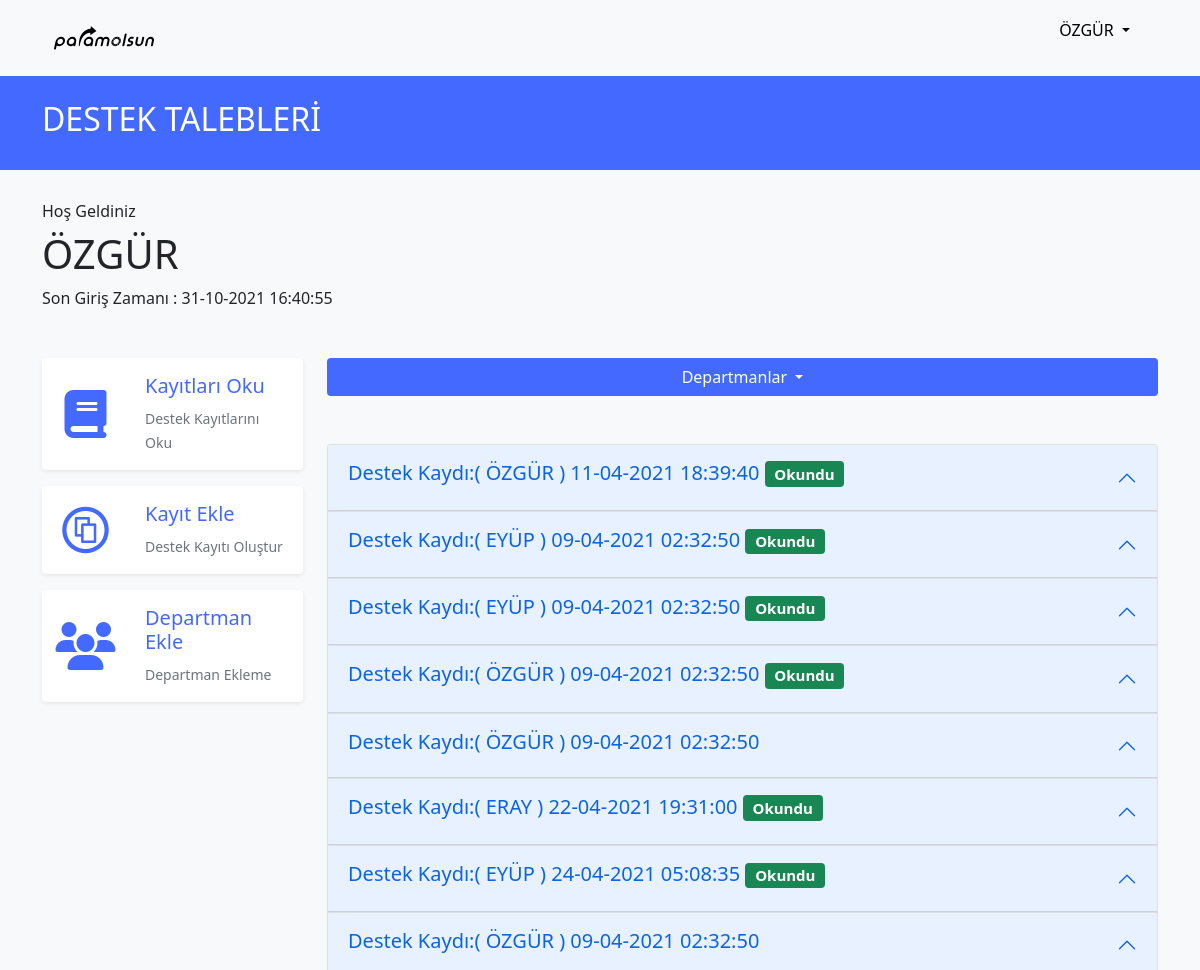
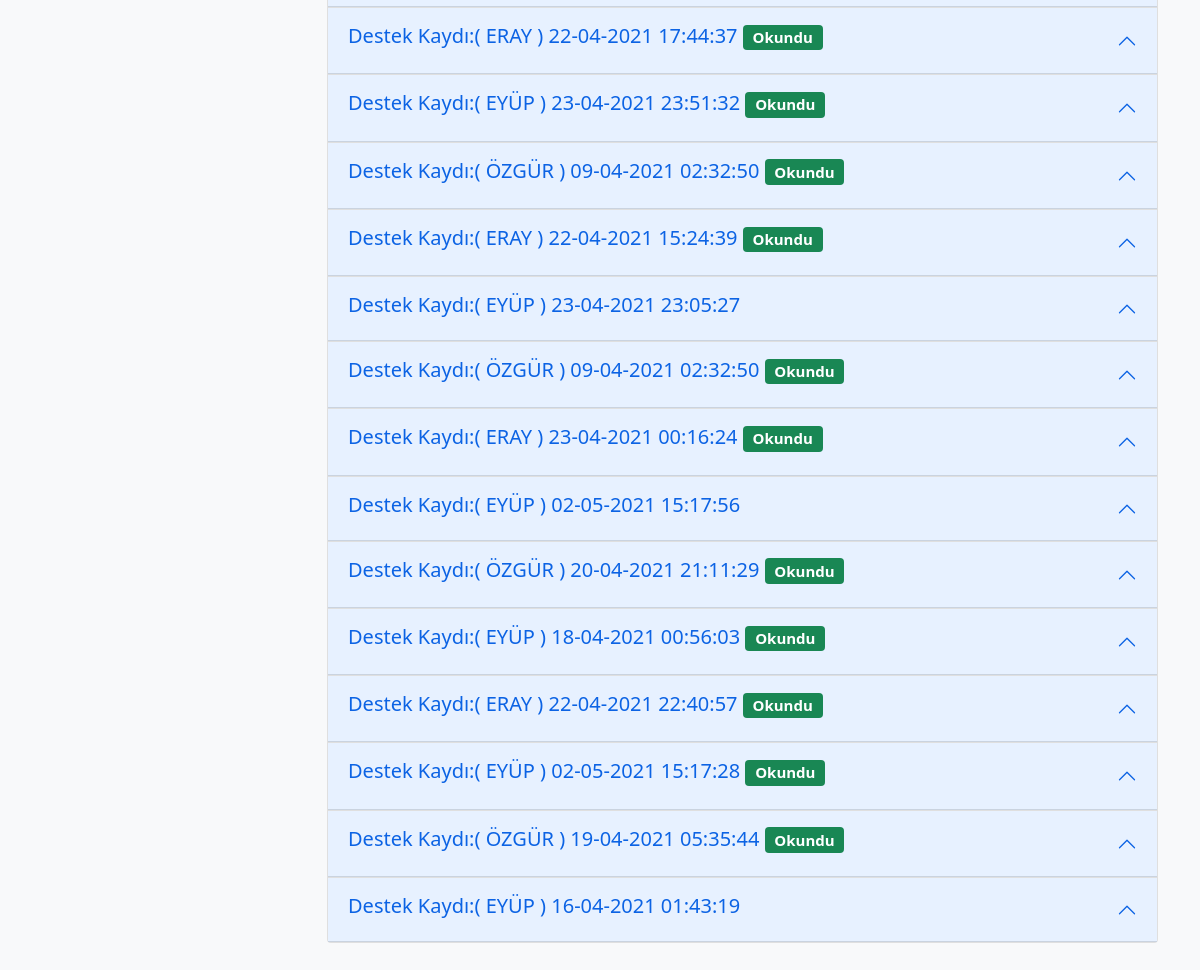
The page /index.php?sayfa=index&id=1 (signed in) on the database its author committed (2 pictures, top to bottom).
### tables this page shows
CREATE TABLE `giris` (
  `id` int(11) NOT NULL,
  `kullanici_adi` varchar(255) NOT NULL,
  `sifre` varchar(255) NOT NULL,
  `isim` varchar(255) NOT NULL,
  `keysifre` varchar(255) NOT NULL,
  `songiris` varchar(255) NOT NULL
);

### homepage.php (the view, shortened to what this page needs)
<?php
   if(isset($_GET["id"]))
   {
       $anasayfaveri = $sorgugoster = $db->prepare("select kayıtlar.oncelik, kayıtlar.okundu ,kayıtlar.tarih, kayıtlar.id , kayıtlar.icerik , giris.isim, kayıtlar.sakla from kayıtlar inner join giris on kayıtlar.kullanici=giris.id  where departman = ? && kayıtlar.sakla = 1 order by oncelik desc");
       $anasayfaveri->execute([
      htmlspecialchars( $_GET["id"])
        ]
     );
     $goster3=$anasayfaveri->fetchAll(PDO::FETCH_ASSOC);
   }
   ?>
<!DOCTYPE html>
<html lang="en">
   <head>
      <link href="https://cdn.jsdelivr.net/npm/bootstrap@5.0.0-beta2/dist/css/bootstrap.min.css" rel="stylesheet">
      <link rel="stylesheet" href="style.css">
   </head>
   <body>
                            <?php require_once  "navbar.php" ;?>
      <div class="container">
         <div class="row">
            <div class="col-md-3  col-sm-12 "> <?php require_once "menu.php" ;?></div>
            <div class="col-md-9 col-sm-12">
               <div class="dropdown w-100 mb-5" >
                  <button class="btn btn-departman dropdown-toggle w-100" type="button" id="dropdownMenu2" data-bs-toggle="dropdown" aria-expanded="false">
                  Departmanlar
                  </button>
               </div>
               <div class="accordion" id="accordionExample">
                  <?php
                     if(isset($_GET["id"])){
                     foreach($goster3 as $key){
                     ?>
                  <div class="accordion-item">
                     <h2 class="accordion-header" id="heading-<?php echo $key['id'] ?>">
                        <button class="accordion-button" type="button" data-bs-toggle="collapse" data-bs-target="#collapse-<?php echo $key['id'] ?>" aria-expanded="true" aria-controls="collapse-<?php echo $key['id'] ?>">
                           <h5> Destek Kaydı:( <?php echo  $key['isim']; ?> )
                           <?php
                            $datetime = new DateTime($key["tarih"]);
                            echo $datetime->format('d-m-Y H:i:s');
                            ?>
                              <?php
                                 if($key["okundu"]){
                                 ?>
                              <span class="badge bg-success ml-5">Okundu</span>
                              <?php }  ?>
                           </h5>
                        </button>
                     </h2>
               </div>
               <?php } } ?>
            </div>
         </div>
      </div>
      </div>
      <p>  &nbsp;</p>
   </body>
</html>

### index.php (shortened to what this page needs)
<?php
require_once "baglan.php";
switch($_GET["sayfa"])
{
    case "index":
        require_once "homepage.php";
        break;
}
?>

### navbar.php (shortened to what this page needs)
<?php
$sorgusongiris=$db->prepare("select giris.songiris from giris where id=?");
$sorgusongiris->execute([
  $_SESSION["giris"]
]);
$gostersongiris=$sorgusongiris->fetch();
  $datetime = new DateTime($gostersongiris["songiris"]);
?>
<nav class="navbar navbar-expand-lg navbar-light bg-light container">
      <div class="container-fluid">
        <a class="navbar-brand" href="index.php?sayfa=index"><img src="/logo_paramolsun.svg" class="logo" width="100"  height="50" alt=""></a>
        <div class="collapse navbar-collapse" id="navbarSupportedContent">
          <div class="d-flex">
            <ul class="list">
            <li class="nav-item dropdown">
              <a class="nav-link navlink dropdown-toggle" href="#" id="navbarDropdown" role="button" data-bs-toggle="dropdown" aria-expanded="false">
               <span><?php echo $_SESSION["name"]; ?></span>
              </a>
            </li>
           </ul>
          </div>
        </div>
      </div>
    </nav>
    <div class="title">
      <div class="container"><h2 >DESTEK TALEBLERİ</h2></div>
    </div>
      <div class="container mb-5">
        <h6>Hoş Geldiniz</h6>
        <h1><?php echo $_SESSION["name"]; ?></h1>
         <span>
         Son Giriş Zamanı : <?php echo $datetime->format('d-m-Y H:i:s');?>
        </span>
      </div>

### menu.php (shortened to what this page needs)
  <div class="menu">
   <a href="index.php?sayfa=index" class="cardalink">
         <div class="card mb-3 shadow-sm border-0 rounded " style="max-width: 540px;">
        <div class="row g-0">
          <div class="col-md-4 d-flex align-items-center justify-content-center">
            <i class="fas fa-book fa-3x"></i>
          </div>
          <div class="col-md-8">
            <div class="card-body">
              <h5 class="card-title">Kayıtları Oku</h5>
              <p class="card-text"><small class="text-muted">Destek Kayıtlarını Oku</small></p>
            </div>
          </div>
        </div>
      </div>
   </a>
   <a href="index.php?sayfa=ekle" class="cardalink">
    <div class="card mb-3 shadow-sm border-0 rounded " style="max-width: 540px;">
   <div class="row g-0">
     <div class="col-md-4 d-flex align-items-center justify-content-center">
       <i class="fab fa-creative-commons-share fa-3x"></i>
     </div>
     <div class="col-md-8">
       <div class="card-body">
         <h5 class="card-title">Kayıt Ekle</h5>
         <p class="card-text"><small class="text-muted">Destek Kayıtı Oluştur</small></p>
       </div>
     </div>
   </div>
 </div>
</a>
  <a href="index.php?sayfa=departmanekle" class="cardalink">
  <div class="card mb-3 shadow-sm border-0 rounded " style="max-width: 540px;">
 <div class="row g-0">
  <div class="col-md-4 d-flex align-items-center justify-content-center">
    <i class="fas fa-users fa-3x"></i>
  </div>
  <div class="col-md-8">
    <div class="card-body">
      <h5 class="card-title">Departman Ekle</h5>
      <p class="card-text"><small class="text-muted">Departman Ekleme </small></p>
    </div>
  </div>
 </div>
 </div>
 </div>

### style.css (style rules this page uses)
body { background-color: #f8f9fa!important; }
.title { background-color: #4469ff !important; padding: 1.5rem; color: white; margin-bottom: 2rem ; }
.cardalink { color: #4469ff !important; text-decoration:none; }
.btn-departman { background-color: #4469ff !important; color: white; }
.list { list-style-type: none; }
.navlink { color: black; }
a { text-decoration:none !important; }
.logo { filter: invert(100%) sepia(4%) saturate(12%) hue-rotate( 10deg ) brightness(104%) contrast(100%); }

### rows shown on the page
giris: songiris "31-10-2021 16:40:55"
kayıtlar: giris.isim "ÖZGÜR", tarih "11-04-2021 18:39:40", okundu "Okundu"
kayıtlar: giris.isim "EYÜP", tarih "09-04-2021 02:32:50", okundu "Okundu"
kayıtlar: giris.isim "EYÜP", tarih "09-04-2021 02:32:50", okundu "Okundu"
kayıtlar: giris.isim "ÖZGÜR", tarih "09-04-2021 02:32:50", okundu "Okundu"
kayıtlar: giris.isim "ÖZGÜR", tarih "09-04-2021 02:32:50"
kayıtlar: giris.isim "ERAY", tarih "22-04-2021 19:31:00", okundu "Okundu"
kayıtlar: giris.isim "EYÜP", tarih "24-04-2021 05:08:35", okundu "Okundu"
kayıtlar: giris.isim "ÖZGÜR", tarih "09-04-2021 02:32:50"
kayıtlar: giris.isim "ERAY", tarih "22-04-2021 17:44:37", okundu "Okundu"
kayıtlar: giris.isim "EYÜP", tarih "23-04-2021 23:51:32", okundu "Okundu"
kayıtlar: giris.isim "ÖZGÜR", tarih "09-04-2021 02:32:50", okundu "Okundu"
kayıtlar: giris.isim "ERAY", tarih "22-04-2021 15:24:39", okundu "Okundu"
kayıtlar: giris.isim "EYÜP", tarih "23-04-2021 23:05:27"
kayıtlar: giris.isim "ÖZGÜR", tarih "09-04-2021 02:32:50", okundu "Okundu"
kayıtlar: giris.isim "ERAY", tarih "23-04-2021 00:16:24", okundu "Okundu"
kayıtlar: giris.isim "EYÜP", tarih "02-05-2021 15:17:56"
kayıtlar: giris.isim "ÖZGÜR", tarih "20-04-2021 21:11:29", okundu "Okundu"
kayıtlar: giris.isim "EYÜP", tarih "18-04-2021 00:56:03", okundu "Okundu"
kayıtlar: giris.isim "ERAY", tarih "22-04-2021 22:40:57", okundu "Okundu"
kayıtlar: giris.isim "EYÜP", tarih "02-05-2021 15:17:28", okundu "Okundu"
kayıtlar: giris.isim "ÖZGÜR", tarih "19-04-2021 05:35:44", okundu "Okundu"
kayıtlar: giris.isim "EYÜP", tarih "16-04-2021 01:43:19"

### other values the page prints
$_SESSION["name"] "ÖZGÜR"
